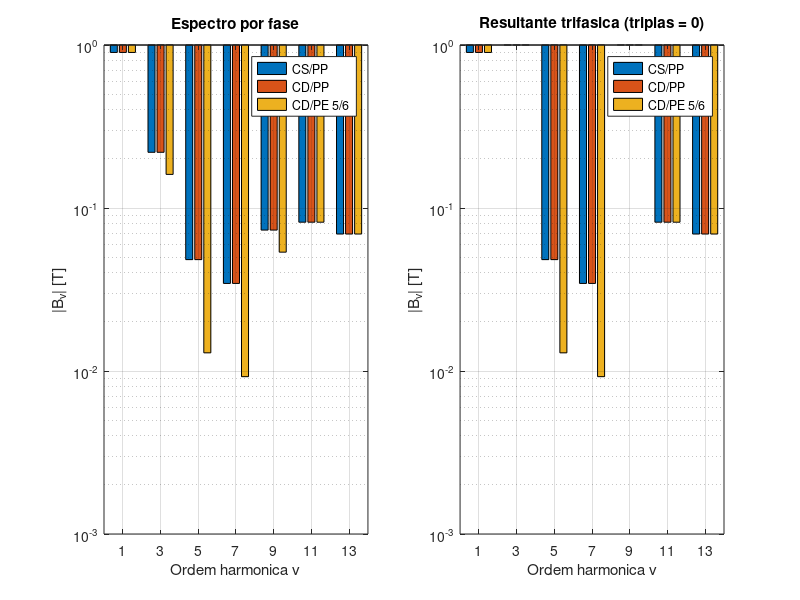

Reproduce this figure in MATLAB. (Note: this script raises an error after producing the figure.)
%% Item b) — Espectro harmonico de Bg(theta)
% P=6, S=36, n=2, gamma=30deg, B1=0.9T

clear; clc;

n=2; gamma=30; Bg1=0.9;
rho_pp=180; rho_pe=150;
harmonics=[1 3 5 7 9 11 13];

kp=@(rho,v) abs(sin(v.*deg2rad(rho/2)));
kd=@(n,g,v) abs(sin(n.*v.*deg2rad(g/2))./(n.*sin(v.*deg2rad(g/2))));
kw=@(rho,n,g,v) kp(rho,v).*kd(n,g,v);

% Mascara de harmonicas triplas
is_triplen = (mod(harmonics,3)==0);

configs = {rho_pp, rho_pp, rho_pe};
nomes   = {'CS/PP','CD/PP','CD/PE 5/6'};

Bfase  = zeros(3,length(harmonics));
B3phi  = zeros(3,length(harmonics));

for ic=1:3
    rho=configs{ic};
    kw1=kw(rho,n,gamma,1);
    for iv=1:length(harmonics)
        v=harmonics(iv);
        Bfase(ic,iv) = Bg1*(kw(rho,n,gamma,v)/kw1)/v;
    end
    B3phi(ic,:) = Bfase(ic,:);
    B3phi(ic,is_triplen) = 0;   % suprimir triplas no resultante trifasico
end

% Graficos lado a lado
figure('Position',[100 100 1100 420]);
subplot(1,2,1);
bar(harmonics, Bfase', 'grouped');
set(gca,'YScale','log'); ylim([1e-3 1]);
legend(nomes,'Location','northeast'); grid on;
xlabel('Ordem harmonica v'); ylabel('|B_v| [T]');
title('Espectro por fase');

subplot(1,2,2);
bar(harmonics, B3phi', 'grouped');
set(gca,'YScale','log'); ylim([1e-3 1]);
legend(nomes,'Location','northeast'); grid on;
xlabel('Ordem harmonica v'); ylabel('|B_v| [T]');
title('Resultante trifasica (triplas = 0)');

sgtitle('Espectro de B_g(\theta)');
